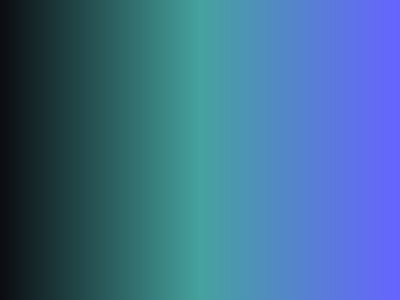
Frame 1 (no input)
Frame 60 (the mouse pressed at the canvas centre just before this capture): identical to frame 1, image omitted
Frame 120 (the mouse held since frame 60 and released just before this capture): identical to frame 1, image omitted

The Processing sketch that drew this single still picture (run headless with seeded random() and noise(); from frame 60 on, the mouse is pressed at the canvas centre):

// Processing sketch: sketch_260529a
// ── sketch_260529a.pde
// Brand colors
color c1, c2, c3;

void setup() {
  size(400, 300);
  
  c1 = color(11, 12, 16);    // Black
  c2 = color(69, 162, 158);  // Cyan
  c3 = color(102, 100, 255); // Blue
}

void draw() {
  loadPixels();
  for (int x = 0; x < width; x++) {
    for (int y = 0; y < height; y++) {
      
      // Normalize X
      float normalizedX = map(x, 0, width - 1, 0, 1); 
      color c; 
      
      // Multi-stop gradient
      if (normalizedX < 0.5) {
        c = lerpColor(c1, c2, map(normalizedX, 0, 0.5, 0, 1));
      } else {
        c = lerpColor(c2, c3, map(normalizedX, 0.5, 1, 0, 1));
      }

      pixels[x + y * width] = c; 
    }
  }
  updatePixels();
}
